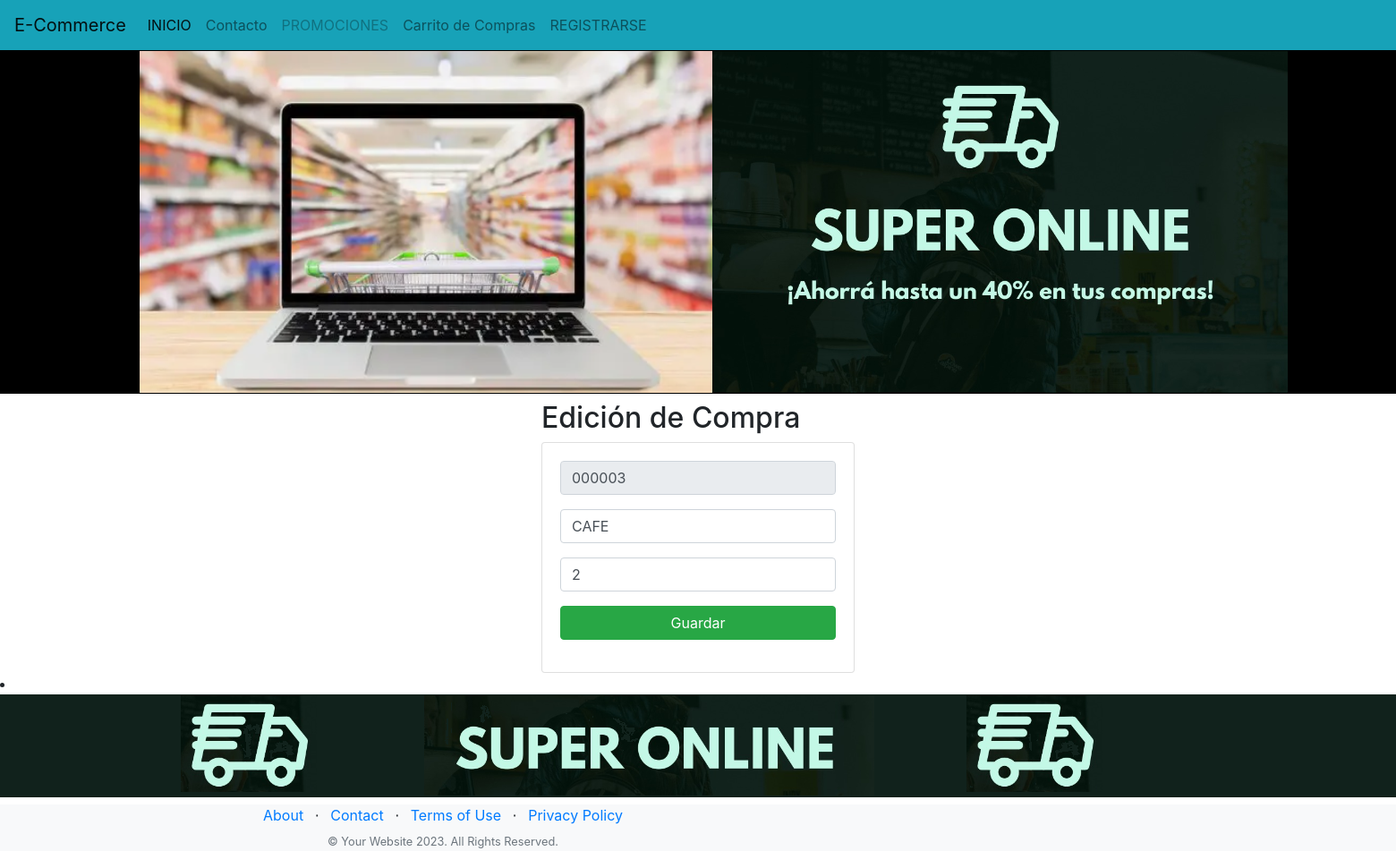
Screenshot of /edicionCompra/000003 with the database file from the repository.
### Aplicaciones/models.py (models this page shows, shortened)
class Compra(models.Model):
    codigo = models.CharField(primary_key=True, max_length=6)
    nombre = models.CharField(max_length=50)
    cantidad = models.PositiveSmallIntegerField()

### Aplicaciones/views.py (the view)
# urls.py: path('edicionCompra/<codigo>', views.edicionCompra),
def edicionCompra(request, codigo):
    compra = Compra.objects.get(codigo=codigo)
    return render(request, "edicionCompra.html", {"compra": compra})

### Aplicaciones/templates/edicionCompra.html (shortened to what this page needs)
{% extends "./base.html" %}
{% block body %}
<div class="row">
    <div class="col-md-4 offset-md-4">
        <h2>Edición de Compra</h2>
        <div class="card">
            <div class="card-body">
                <form action="/editarCompra/" method="POST">{% csrf_token %}
                    <div class="form-group">
                        <input type="text" id="txtCodigo" name="txtCodigo" value="{{compra.codigo}}" class="form-control" placeholder="Código"
                            minlength="6" maxlength="6" readonly required>
                    </div>
                    <div class="form-group">
                        <input type="text" id="txtNombre" name="txtNombre" value="{{compra.nombre}}" class="form-control" placeholder="Nombre"
                            maxlength="50" required>
                    </div>
                    <div class="form-group">
                        <input type="text" id="numCantidad" name="numCantidad" value="{{compra.cantidad}}" class="form-control" min="1" max="9"
                        placeholder="Cantidad" required>
                    </div>
                    <div class="form-group">
                        <button type="submit" class="btn btn-success btn-block text-white">Guardar</button>
                    </div>
                </form>
            </div>
        </div>
    </div>
</div>
{% endblock %}

### rows the page displays
Compra: txtCodigo "000003", txtNombre "CAFE", numCantidad "2"
